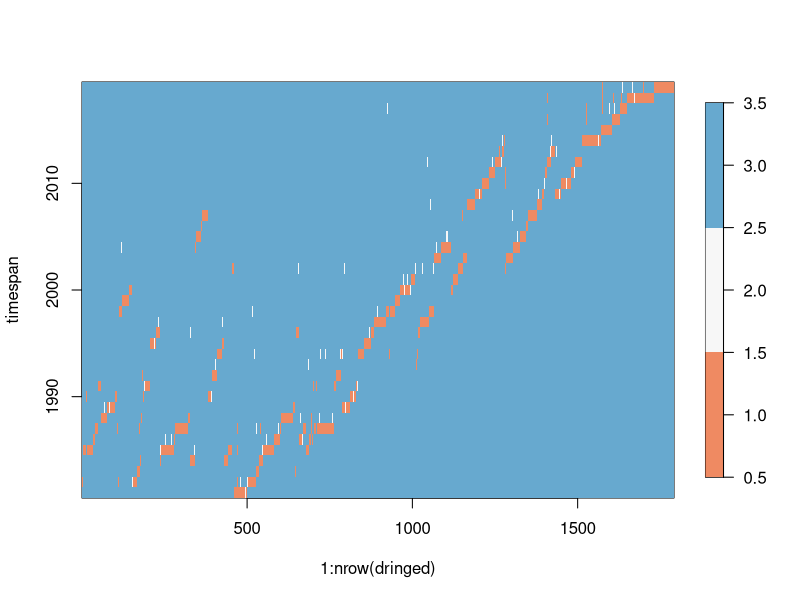
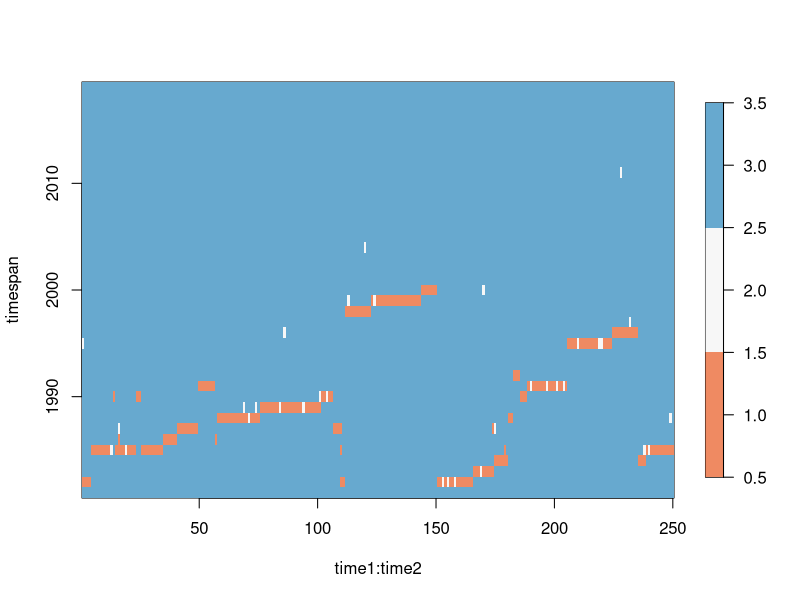
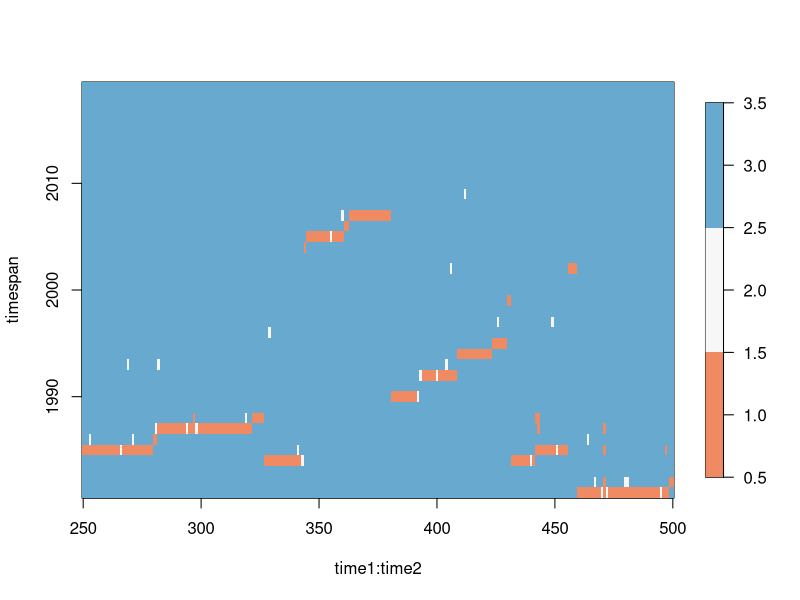
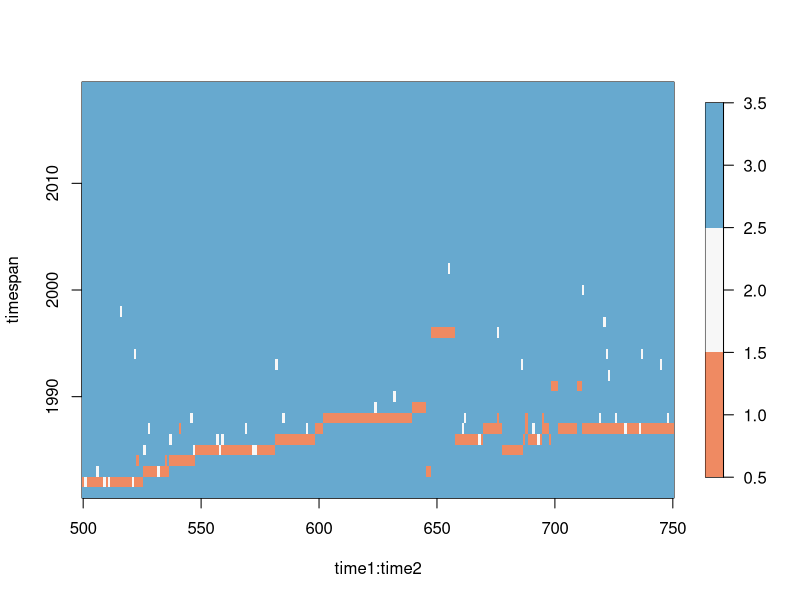
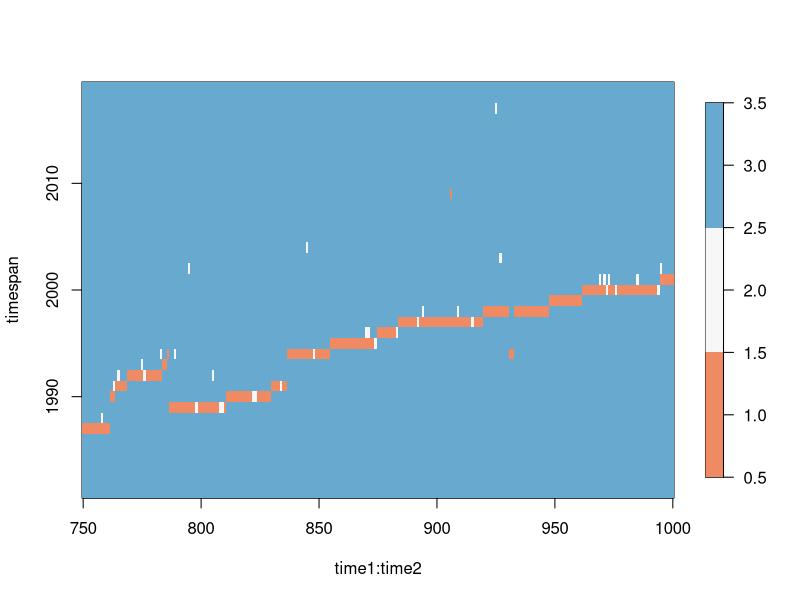
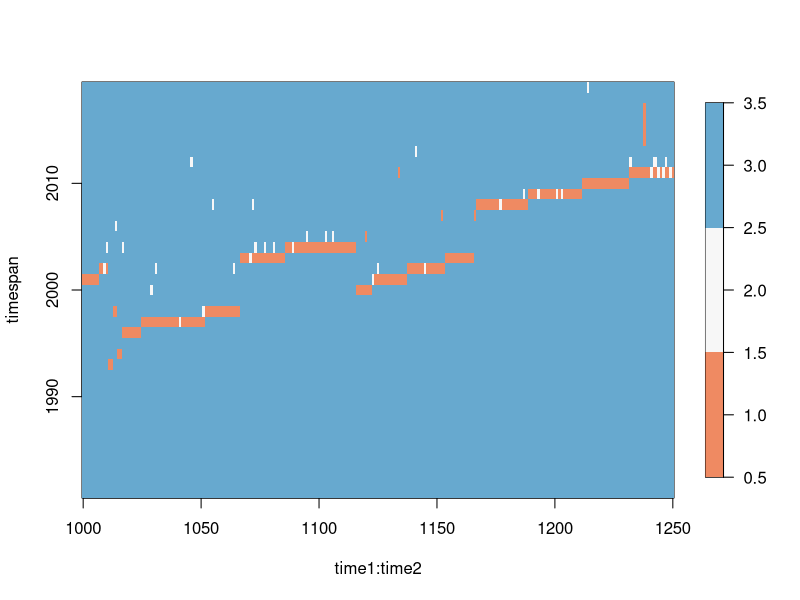
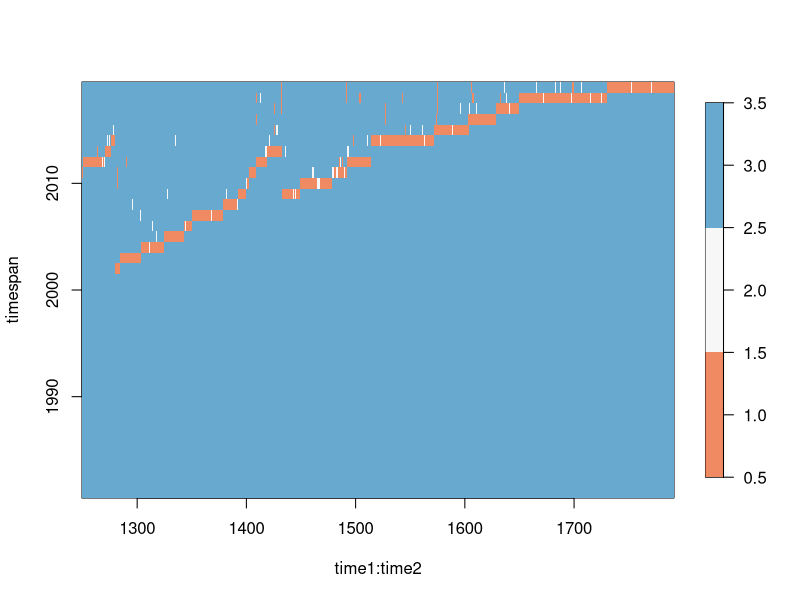
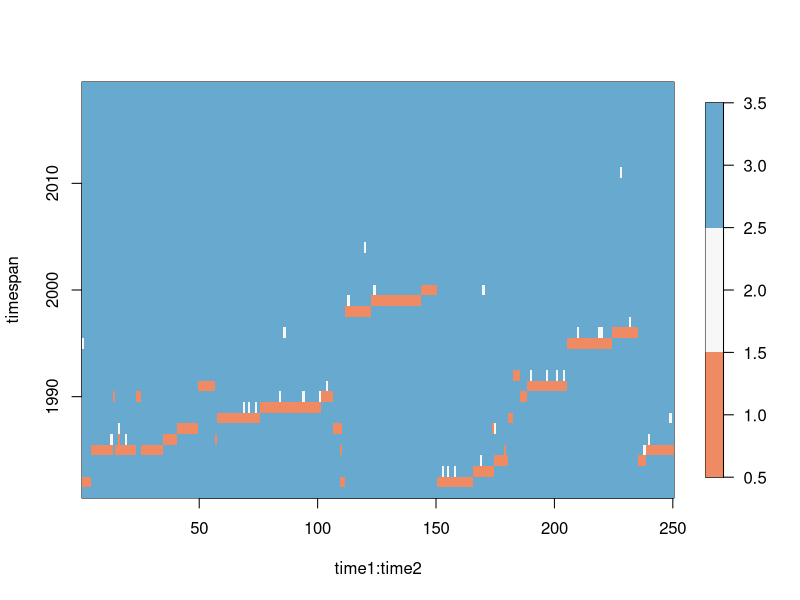

Here is the R script that generated these plots, in order:
## ---- chunk 1
dringed<-read.csv("data/Gyrs_ringed.csv")
dringed20<-read.csv("data/RingingDataAdditionJan2020.csv")
dringed<-rbind(dringed,dringed20)
head(dringed) # What's in the data table
length(unique(dringed$Ring_No)) #How many unique bird IDs - 1816 (vs 1653 previously)

### Removing below 1981
nrow(dringed[dringed$Ringed_year<1981,]) #25 entries, that's a pity. 
birds_ID_before81 = dringed$Ring_No[dringed$Ringed_year<1981]
dringed=dringed[!(dringed$Ringed_year<1981),]
#check they disappeared. 
dringed[dringed$Ringed_year<1981,]
#OK
nrow(dringed)
## ---- chunk 2
drecov<-read.csv("data/Gyrs_recovered.csv")
drecov20<-read.csv("data/EncounterDataAdditionJan2020.csv")
drecov<-rbind(drecov,drecov20)
head(drecov)
length(unique(drecov$Ring_No)) #How many unique bird IDs in Gyrs_recovered.csv (293 vs 270 previously)

## removing now the birds before 1981
drecov[drecov$Ring_No %in%birds_ID_before81,] #7 recoveries
drecov=drecov[!(drecov$Ring_No %in%birds_ID_before81 ),]
drecov[drecov$Ring_No %in%birds_ID_before81,] #sucessfully removed. 
sort(unique(drecov$Year_recorded))
sort(unique(dringed$Ringed_year)) #all good. 
## ---- chunk 3
Birds_ringed = unique(dringed$Ring_No)
Birds_recov = unique(drecov$Ring_No)
min_year = min(dringed$Ringed_year)
max_year = max(dringed$Ringed_year)
min_year
max_year
### check
min(drecov$Year_recorded)
max_year = max(drecov$Year_recorded) #because it's 2019
timespan = min_year:max_year
time_index = 1:length(timespan)
time_index_max = length(timespan)
CH = matrix(NA,nrow=nrow(dringed),ncol=time_index_max)

dringed$First_recov_date = NA
dringed$First_recov_year = NA
dringed$First_recov_type = NA

for (i in 1:nrow(dringed))
{
    ## if it's ringed, we put a 1 on capture year
    year_ringed = dringed$Ringed_year[i]-min_year+1
    CH[i,year_ringed] = 1
  if (dringed$Ring_No[i] %in% Birds_recov)
  {
    ## Keep in mind they can be recorded several times
    year_recov = drecov$Year_recorded[drecov$Ring_No == as.character(dringed$Ring_No[i])]
    dates_recov = drecov$Date_recovered[drecov$Ring_No == as.character(dringed$Ring_No[i])]
    type_recov = drecov$Condition_Euring_code[drecov$Ring_No == as.character(dringed$Ring_No[i])]
    
    dringed[i,]$First_recov_year = year_recov[1]
    dringed[i,]$First_recov_date = as.character(as.Date(dates_recov[1],format="%m/%d/%Y"))
    dringed[i,]$First_recov_type = type_recov[1]
    
    for (d in 1:length(year_recov)){
        year_recov_focal = year_recov[d]-min_year+1

         if  (type_recov[d] %in% c(4,7,8)){ #live recovery
           CH[i,year_recov_focal] = 1
         } 
         else {
           CH[i,year_recov_focal] = 2
           
           }
      }#end of for loop on all dates where the bird was recorded

  }#end of if condition on whether the bird was captured
  else {
    if (year_ringed<time_index_max)
        {
          CH[i,(year_ringed+1):time_index_max] = 3
        }
    #else nothing, since we do not have to add what happens afterwards
  }
  
}
CH[is.na(CH)]=3

### Plotting the capture histories
library('RColorBrewer')
library('fields')
cols = brewer.pal(3,"RdBu")
rf <- colorRampPalette(cols)   # make colors
# voir aussi  http://www.sthda.com/french/wiki/couleurs-dans-r
image.plot(1:nrow(dringed),timespan,CH,col=cols)

#Verif of data by blocks
time1=1
time2=250
image.plot(time1:time2,timespan,CH[time1:time2,],col=cols)

time1=250
time2=500
image.plot(time1:time2,timespan,CH[time1:time2,],col=cols)

time1=500
time2=750
image.plot(time1:time2,timespan,CH[time1:time2,],col=cols)
## A number of individuals are either recaptured dead the same year or there is a date problem



time1=750
time2=1000
image.plot(time1:time2,timespan,CH[time1:time2,],col=cols)

time1=1000
time2=1250
image.plot(time1:time2,timespan,CH[time1:time2,],col=cols)

time1=1250
time2=nrow(dringed)
image.plot(time1:time2,timespan,CH[time1:time2,],col=cols)

## ---- chunk 4
### Create data structure where the recovery information is appended to ringed birds dataframe
dringed_recovered = subset(dringed,(dringed$Ring_No %in% Birds_recov) & (dringed$Ringed_year==dringed$First_recov_year))
dringed_pb = subset(dringed_recovered,dringed_recovered$First_recov_type==2)
### Actually it's *more* of a Pb if the recovery type is 2 but it is also a problem if it is 
dringed_pb = dringed_recovered
head(dringed_pb)
nrow(dringed_pb) #33 before -- 112 now!
dringed_pb
write.csv(dringed_pb,file="RingedAndRecovered_sameYear_jan2020.csv")

### Are all the birds ringed in June-July? 
table(dringed$Ringed_month)
### Answer is May-June-July. We can say that they have been observed the next year to be dead if they are dead in the year of the ringing, but not if they are alive. 
### It means that if they have been seen alive at 6 month, we don't know the status the next year. But on the other hand, only death is permanent. 
### Sounds reasonable to write a 2 the next year in that case. 
### Let's do that

CH = matrix(NA,nrow=nrow(dringed),ncol=time_index_max)

for (i in 1:nrow(dringed))
{
    ## if it's ringed, we put a 1 on capture year
    year_ringed = dringed$Ringed_year[i]-min_year+1
    CH[i,year_ringed] = 1
  if (dringed$Ring_No[i] %in% Birds_recov)
  {
    ## Keep in mind they can be recorded several times
    year_recov = drecov$Year_recorded[drecov$Ring_No == as.character(dringed$Ring_No[i])]
    dates_recov = drecov$Date_recovered[drecov$Ring_No == as.character(dringed$Ring_No[i])]
    type_recov = drecov$Condition_Euring_code[drecov$Ring_No == as.character(dringed$Ring_No[i])]
    
    dringed[i,]$First_recov_year = year_recov[1]
    dringed[i,]$First_recov_date = as.character(as.Date(dates_recov[1],format="%m/%d/%Y"))
    dringed[i,]$First_recov_type = type_recov[1]
    
    for (d in 1:length(year_recov)){
        year_recov_focal = year_recov[d]-min_year+1

         if  (type_recov[d] %in% c(4,7,8)){ #live recovery
           CH[i,year_recov_focal] = 1
         } 
         else {
           # Asks whether the year of the ring is the year of recovery
           if(dringed[i,]$Ringed_year==dringed[i,]$First_recov_year){#Yes
             #Then keep the 1 and put 2 the next year, since the individual died through that year
             CH[i,year_recov_focal] = 1
             if ((year_recov_focal+1)<time_index_max){CH[i,year_recov_focal+1] = 2}
           }
           else { #the ring of the year is not that of the recovery
             CH[i,year_recov_focal] = 2
           }
        
           }
      }#end of for loop on all dates where the bird was recorded

  }#end of if condition on whether the bird was captured
  else {
    #birds that are never captured again
    if (year_ringed<time_index_max)
        {
          CH[i,(year_ringed+1):time_index_max] = 3
        }
    #else nothing, since we do not have to add what happens afterwards
  }
  
}

CH[is.na(CH)]=3

## ---- chunk 5

#Verif of data by blocks
time1=1
time2=250
image.plot(time1:time2,timespan,CH[time1:time2,],col=cols)

time1=250
time2=500
image.plot(time1:time2,timespan,CH[time1:time2,],col=cols)

time1=500
time2=750
image.plot(time1:time2,timespan,CH[time1:time2,],col=cols)

time1=750
time2=1000
image.plot(time1:time2,timespan,CH[time1:time2,],col=cols)

time1=1000
time2=1250
image.plot(time1:time2,timespan,CH[time1:time2,],col=cols)

time1=1250
time2=nrow(dringed)
image.plot(time1:time2,timespan,CH[time1:time2,],col=cols)

### All good. 
write.csv(CH,file = "data/CaptureHistories1981til2020.csv")

## ---- chunk 6
table(dringed$EurAgeCode)
table(dringed$EurAgeText)
# So we output a vector 
dringed$EurAgeCode[dringed$EurAgeCode==8]=2
stagemarking = dringed$EurAgeCode
write.csv(stagemarking,file = "data/stagemarking1981til2020.csv")

#We also need the year of first marking
fmarking = dringed$First_recov_year
write.csv(fmarking ,file = "data/fmarking1981til2020.csv")
